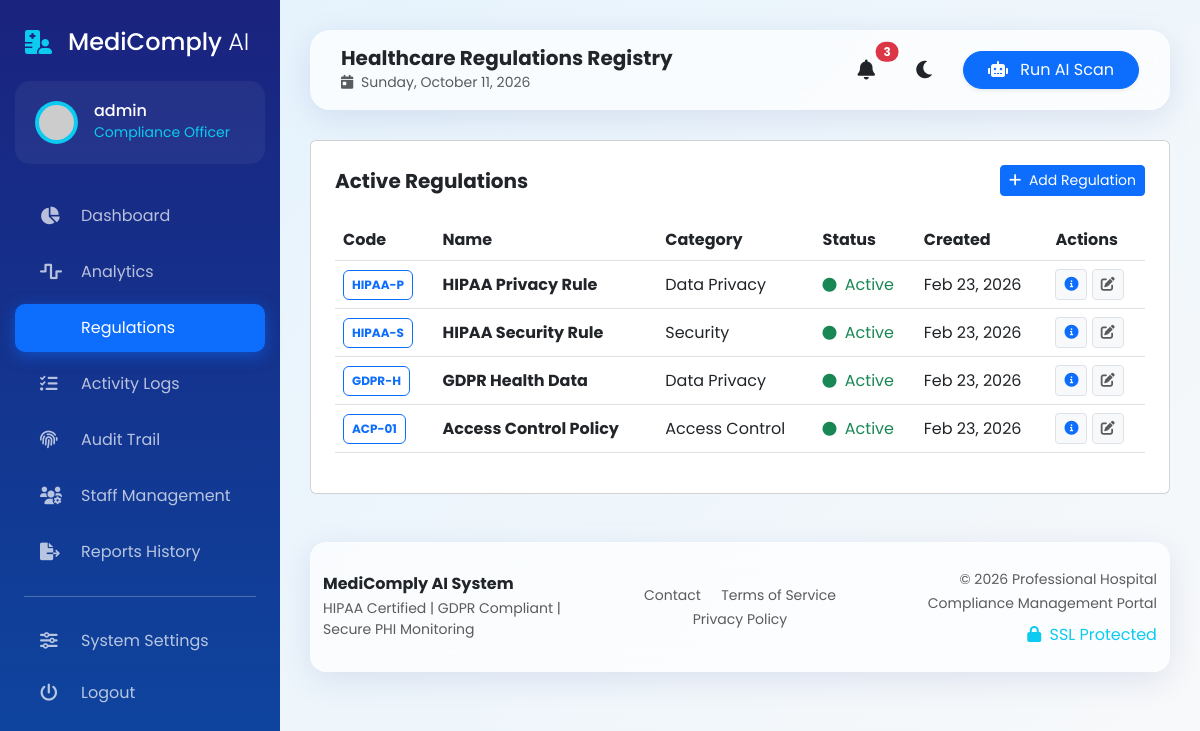
The page /compliance/regulations/ (signed in) on the database its author committed.
### compliance/models.py (models this page shows, shortened)
class Regulation(models.Model):
    category_choices = [
        ('Data Privacy', 'Data Privacy'),
        ('Security', 'Security'),
        ('Access Control', 'Access Control'),
        ('Administrative', 'Administrative'),
    ]
    name = models.CharField(max_length=200)
    code = models.CharField(max_length=50, unique=True)
    description = models.TextField()
    category = models.CharField(max_length=100, choices=category_choices)
    is_active = models.BooleanField(default=True)
    created_at = models.DateTimeField(auto_now_add=True)

### compliance/views.py (the view)
# urls.py: path('regulations/', views.RegulationListView.as_view(), name='regulations'),
class RegulationListView(LoginRequiredMixin, ListView):
    model = Regulation
    template_name = 'compliance/regulations.html'
    context_object_name = 'regulations'

### templates/compliance/regulations.html (shortened to what this page needs)
{% extends "base.html" %}
{% block page_title %}Healthcare Regulations Registry{% endblock %}
{% block content %}
<div class="card p-4">
    <div class="d-flex justify-content-between align-items-center mb-4">
        <h5 class="fw-bold mb-0">Active Regulations</h5>
        <button class="btn btn-primary btn-sm"><i class="fas fa-plus me-1"></i> Add Regulation</button>
    </div>
    <div class="table-responsive">
        <table class="table table-hover align-middle">
            <thead class="bg-light">
                <tr>
                    <th>Code</th>
                    <th>Name</th>
                    <th>Category</th>
                    <th>Status</th>
                    <th>Created</th>
                    <th>Actions</th>
                </tr>
            </thead>
            <tbody>
                {% for reg in regulations %}
                <tr>
                    <td><span class="badge bg-soft-blue text-primary border border-primary p-2">{{ reg.code }}</span>
                    </td>
                    <td class="fw-bold">{{ reg.name }}</td>
                    <td>{{ reg.category }}</td>
                    <td>
                        {% if reg.is_active %}
                        <span class="text-success"><i class="fas fa-circle me-1 small"></i> Active</span>
                        {% else %}
                        <span class="text-muted"><i class="fas fa-circle me-1 small"></i> Inactive</span>
                        {% endif %}
                    </td>
                    <td>{{ reg.created_at|date:"M d, Y" }}</td>
                    <td>
                        <button class="btn btn-sm btn-light border" title="View Details"><i
                                class="fas fa-info-circle text-primary"></i></button>
                        <button class="btn btn-sm btn-light border" title="Edit"><i
                                class="fas fa-edit text-muted"></i></button>
                    </td>
                </tr>
                {% endfor %}
            </tbody>
        </table>
    </div>
</div>
{% endblock %}

### templates/base.html (shortened to what this page needs)
<!DOCTYPE html>
<html lang="en">
<head>
    <link href="https://cdn.jsdelivr.net/npm/bootstrap@5.3.0/dist/css/bootstrap.min.css" rel="stylesheet">
    <link rel="stylesheet" href="https://cdnjs.cloudflare.com/ajax/libs/font-awesome/6.0.0/css/all.min.css">
    <link href="https://unpkg.com/aos@2.3.1/dist/aos.css" rel="stylesheet">
    {% load static %}
    <link rel="stylesheet" href="{% static 'css/style.css' %}">
</head>
<body class="{% if request.session.is_dark_mode %}dark-mode{% endif %}">
    {% if user.is_authenticated %}
    <div id="sidebar">
        <div class="hospital-logo mb-4 mt-2">
            <h4 class="text-white d-flex align-items-center">
                <i class="fas fa-hospital-user me-3 text-info"></i>
                <span>MediComply <span class="fw-light">AI</span></span>
            </h4>
        </div>
        <div class="profile-section">
            <div class="d-flex align-items-center">
                <div class="rounded-circle bg-info p-1 me-3">
                    <img src="https://ui-avatars.com/api/?name={{ user.username|default:'Admin' }}&background=0d6efd&color=fff"
                        class="rounded-circle" width="35">
                </div>
                <div class="overflow-hidden">
                    <h6 class="mb-0 text-white text-truncate">{{ user.username|default:"Admin User" }}</h6>
                    <small class="text-info">Compliance Officer</small>
                </div>
            </div>
        </div>
        <nav class="nav flex-column mt-4">
            <a class="nav-link {% if request.resolver_match.url_name == 'dashboard' %}active{% endif %}"
                href="{% url 'compliance:dashboard' %}">
                <i class="fas fa-chart-pie me-3"></i> Dashboard
            </a>
            <a class="nav-link {% if request.resolver_match.url_name == 'analytics' %}active{% endif %}"
                href="{% url 'compliance:analytics' %}">
                <i class="fas fa-wave-square me-3"></i> Analytics
            </a>
            <a class="nav-link {% if request.resolver_match.url_name == 'regulations' %}active{% endif %}"
                href="{% url 'compliance:regulations' %}">
                 Regulations
            </a>
            <a class="nav-link {% if request.resolver_match.url_name == 'logs' %}active{% endif %}"
                href="{% url 'compliance:logs' %}">
                <i class="fas fa-list-check me-3"></i> Activity Logs
            </a>
            <a class="nav-link {% if request.resolver_match.url_name == 'audit_trail' %}active{% endif %}"
                href="{% url 'compliance:audit_trail' %}">
                <i class="fas fa-fingerprint me-3"></i> Audit Trail
            </a>
            <a class="nav-link {% if request.resolver_match.url_name == 'staff_mgmt' %}active{% endif %}"
                href="{% url 'compliance:staff_mgmt' %}">
                <i class="fas fa-users-gear me-3"></i> Staff Management
            </a>
            <a class="nav-link {% if request.resolver_match.url_name == 'reports_list' %}active{% endif %}"
                href="{% url 'compliance:reports_history' %}">
                <i class="fas fa-file-export me-3"></i> Reports History
            </a>
            <hr class="mx-4 opacity-25">
            <a class="nav-link {% if request.resolver_match.url_name == 'settings' %}active{% endif %}"
                href="{% url 'compliance:settings' %}">
                <i class="fas fa-sliders me-3"></i> System Settings
            </a>
            <a class="nav-link mt-auto" href="{% url 'logout' %}?next={% url 'login' %}">
                <i class="fas fa-power-off me-3"></i> Logout
            </a>
        </nav>
    </div>
    {% endif %}
    <div id="content" {% if not user.is_authenticated %}style="margin-left: 0;" {% endif %}>
        {% if user.is_authenticated %}
        <header class="medical-header d-flex justify-content-between align-items-center" data-aos="fade-down">
            <div class="d-flex align-items-center">
                <div>
                    <h5 class="mb-0 fw-bold">{% block page_title %}Dashboard Oversight{% endblock %}</h5>
                    <small class="text-muted"><i class="fas fa-calendar-day me-1"></i> <span
                            id="currentDate"></span></small>
                </div>
            </div>
            <div class="d-flex align-items-center">
                <div class="dropdown me-3">
                    <button class="btn btn-outline-light border-0 position-relative text-dark" type="button"
                        data-bs-toggle="dropdown">
                        <i class="fas fa-bell fa-lg"></i>
                        <span class="position-absolute top-0 start-100 translate-middle badge rounded-pill bg-danger">
                            3
                        </span>
                    </button>
                </div>
                <button class="btn btn-outline-light border-0 text-dark me-3" onclick="toggleDarkMode()">
                    <i class="fas fa-moon fa-lg" id="themeIcon"></i>
                </button>
                <button class="btn btn-primary rounded-pill px-4 shadow-sm"
                    onclick="showLoader(); location.href='{% url 'compliance:run_scan' %}'">
                    <i class="fas fa-robot me-2"></i> Run AI Scan
                </button>
            </div>
        </header>
        {% endif %}
        {% block content %}{% endblock %}
        <footer class="mt-5 py-4 text-center glass-card">
            <div class="container">
                <div class="row align-items-center">
                    <div class="col-md-4 text-md-start">
                        <h6 class="fw-bold mb-1">MediComply AI System</h6>
                        <p class="text-muted small mb-0">HIPAA Certified | GDPR Compliant | Secure PHI Monitoring</p>
                    </div>
                    <div class="col-md-4 py-3 py-md-0">
                        <a href="#" class="text-muted text-decoration-none mx-2 small">Contact</a>
                        <a href="#" class="text-muted text-decoration-none mx-2 small">Terms of Service</a>
                        <a href="#" class="text-muted text-decoration-none mx-2 small">Privacy Policy</a>
                    </div>
                    <div class="col-md-4 text-md-end">
                        <small class="text-muted">© 2026 Professional Hospital Compliance Management Portal</small>
                        <div class="mt-2 text-info">
                            <i class="fas fa-lock me-1"></i> SSL Protected
                        </div>
                    </div>
                </div>
            </div>
        </footer>
    </div>
</body>
</html>

### static/css/style.css (style rules this page uses)
:root { --primary-blue: #0d6efd; --primary-blue-glow: rgba(13, 110, 253, 0.5); --soft-blue: #e7f1ff; --medical-green: #198754; --soft-green: #e9f7ef; --light-bg: linear-gradient(135deg, #e3f2fd, #f8f9fa); --dark-text: #212529; --glass-bg: rgba(255, 255, 255, 0.7); --sidebar-bg: linear-gradient(180deg, #1a237e, #0d47a1); --card-shadow: 0 8px 32px rgba(31, 38, 135, 0.1); --font-main: 'Poppins', sans-serif; --transition: 0.3s ease; }
body { font-family: var(--font-main); background: var(--light-bg); background-attachment: fixed; color: var(--dark-text); transition: background var(--transition), color var(--transition); min-height: 100vh; }
.glass-card { background: var(--glass-bg); backdrop-filter: blur(12px); -webkit-backdrop-filter: blur(12px); border: 1px solid rgba(255, 255, 255, 0.18); box-shadow: var(--card-shadow); border-radius: 16px; transition: transform var(--transition); }
#sidebar { height: 100vh; width: 280px; position: fixed; top: 0; left: 0; background: var(--sidebar-bg); color: white; padding: 20px 0; z-index: 1000; transition: all var(--transition); }
#sidebar .nav-link { color: rgba(255, 255, 255, 0.7); padding: 12px 25px; margin: 4px 15px; border-radius: 10px; display: flex; align-items: center; transition: all var(--transition); }
#sidebar .nav-link i { width: 25px; font-size: 1.1rem; }
#sidebar .nav-link.active { color: white; background: var(--primary-blue); box-shadow: 0 4px 15px var(--primary-blue-glow); }
#content { margin-left: 280px; padding: 30px; transition: all var(--transition); }
.medical-header { background: var(--glass-bg); backdrop-filter: blur(10px); padding: 15px 30px; margin-bottom: 30px; border-radius: 20px; box-shadow: var(--card-shadow); border: 1px solid rgba(255, 255, 255, 0.1); }
.hospital-logo { width: 100%; padding: 0 25px; margin-bottom: 30px; }
.profile-section { padding: 20px; margin: 20px 15px; background: rgba(255, 255, 255, 0.05); border-radius: 15px; }

### rows shown on the page
Regulation: code "HIPAA-P", name "HIPAA Privacy Rule", category "Data Privacy", is_active True (drawn), created_at "Feb 23, 2026"
Regulation: code "HIPAA-S", name "HIPAA Security Rule", category "Security", is_active True (drawn), created_at "Feb 23, 2026"
Regulation: code "GDPR-H", name "GDPR Health Data", category "Data Privacy", is_active True (drawn), created_at "Feb 23, 2026"
Regulation: code "ACP-01", name "Access Control Policy", category "Access Control", is_active True (drawn), created_at "Feb 23, 2026"

### other values the page prints
{{ user.username|default:"Admin User" }} "admin"
